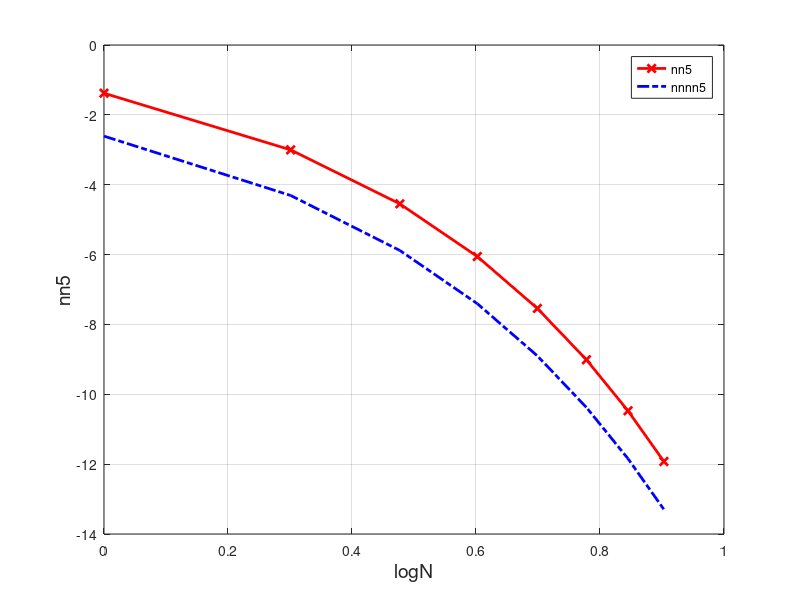

This chart was generated by the following MATLAB code:
clear;
n=8;%指定迭代次數
n5=zeros(n,1);
nnnn5=zeros(n,1);
n5(1)=4*(4*(1/5)-1/239);
for i=2:n
    n5(i)=n5(i-1)+4*(4*(-1)^(i-1)*(1/5)^(2*i-1)/(2*i-1)-(-1)^(i-1)*(1/239)^(2*i-1)/(2*i-1));
end
for i=1:n
    nnnn5(i)=(4/65)/(i*25^i);
end


pis=zeros(n,1);
for i=1:n
    pis(i)=pi;
end
n5=abs(n5-pis);
figure(1)
plot(log(1:n)/log(10),log(n5)/log(10),'r-x','LineWidth',2);
hold on
plot(log(1:n)/log(10),log(nnnn5)/log(10),'b-.','LineWidth',2);
legend({"nn5","nnnn5"})
xlabel('logN','FontSize',14)
ylabel('nn5','FontSize',14)
grid on
hold off